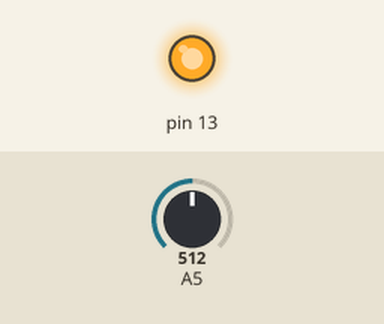
A sketch run on a simulated Arduino Uno, built with avr-gcc and run on an emulated ATmega328P. Shown: output pins drawn as LEDs (lit = HIGH). The inputs (shaded band) are chosen by the test bench; at power-on: A5 = 512.

Above: at 1.2 s.
1.3 s: A5 set to 12
2.8 s: A5 set to 9
At 3.1 s:
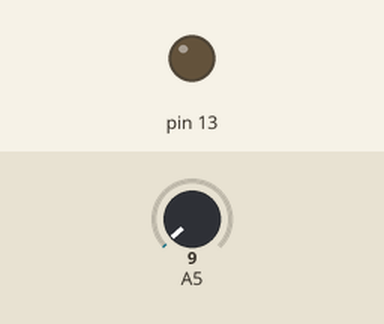
4.3 s: A5 set to 122
At 5.4 s:
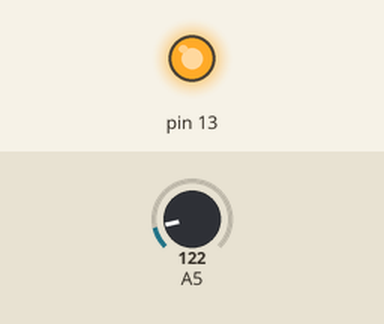
5.8 s: A5 set to 0
At 6.6 s:
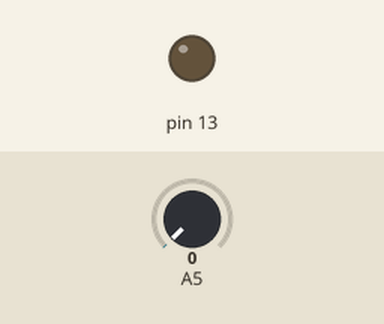
Timing chart, 0 to 8.3 s (numbered marks = the images above; inputs shaded):
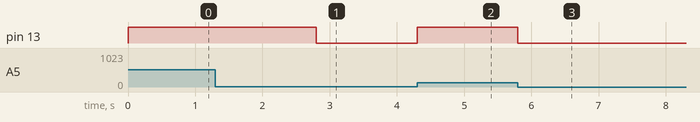

Measured:
- the behaviour switches between 11 and 10 on A5 (found by bisection; images 0 and 1)
- after the input at 1.3 s, every drawn part: stays the same
- after the input at 2.8 s, pin 13: HIGH → LOW at once
- after the input at 4.3 s, pin 13: LOW → HIGH at once
- after the input at 5.8 s, pin 13: HIGH → LOW at once

The sketch:

sketch_toctoc.ino
```cpp
int choc = 0;

void setup()
{
  Serial.begin(9600);
  pinMode(13, OUTPUT);
}


void loop()
{
  choc = analogRead(A5);
  //Serial.println("l="+luminosite);
  if (choc>10)
  {
    digitalWrite(13, HIGH);
  }
  else
  {
    digitalWrite(13, LOW);
  }


}
```
